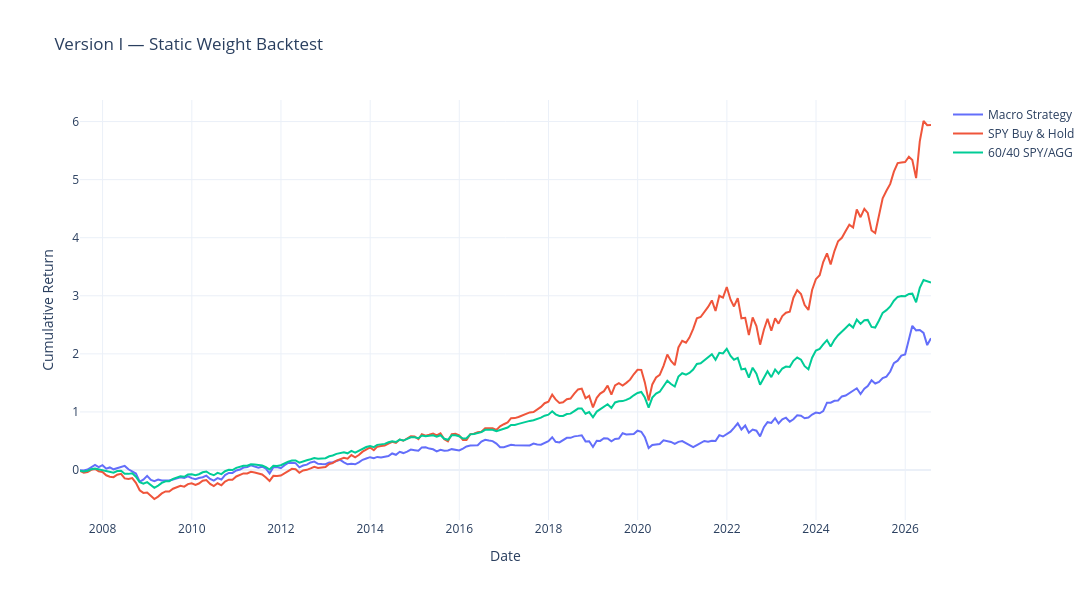
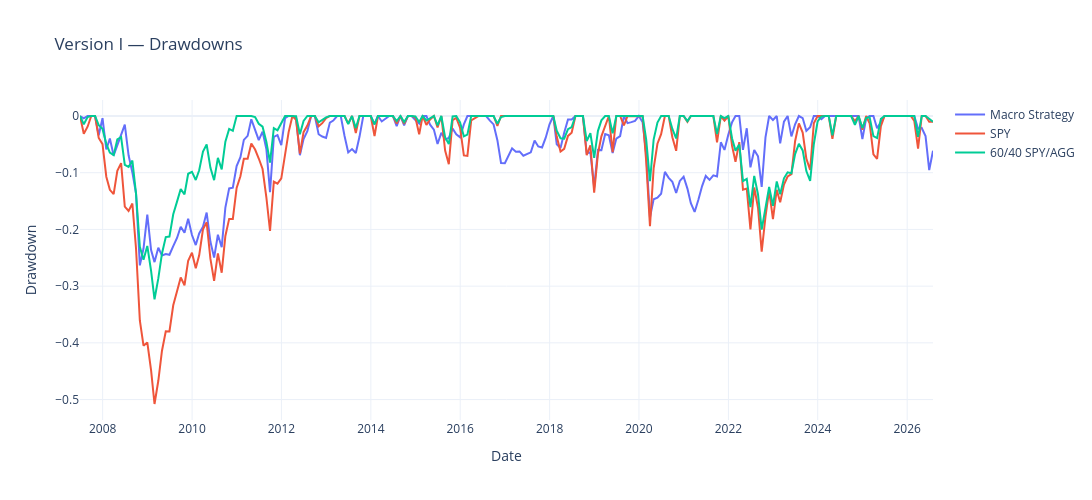
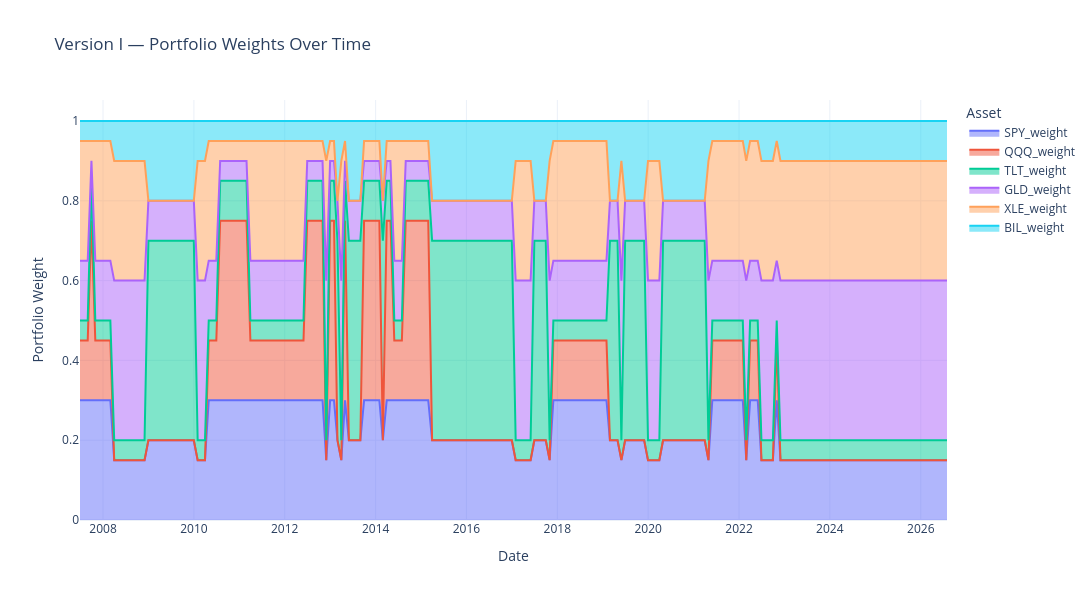

These figures' notebook cell, in order:
### Code cell
perf_v1 = pd.DataFrame([
    performance_summary(portfolio_return, monthly_returns["BIL"], "Macro Strategy (Static)"),
    performance_summary(monthly_returns["SPY"], monthly_returns["BIL"], "SPY Buy & Hold"),
    performance_summary(sixty_forty_return, monthly_returns["BIL"], "60/40 SPY/AGG"),
])
print("\nPerformance Summary — Version I (Static Weights):")
print(perf_v1.round(4))

regime_returns_v1 = pd.DataFrame(index=macro.index)
regime_returns_v1["Strategy Return"] = portfolio_return
regime_returns_v1["SPY_Return"] = monthly_returns["SPY"]
regime_returns_v1["60/40 Return"] = sixty_forty_return
regime_returns_v1["regime"] = macro["regime"]

regime_perf_v1 = regime_returns_v1.groupby("regime")[["Strategy Return", "SPY_Return", "60/40 Return"]].apply(
    lambda g: g.apply(geo_annualize)
)
print("\nAnnualized Returns by Regime — Version I:")
print(regime_perf_v1)

# Equity curve

fig = go.Figure()
fig.add_trace(go.Scatter(x=macro.index, y=macro["strategy_return"], mode="lines", name="Macro Strategy"))
fig.add_trace(go.Scatter(x=macro.index, y=macro["benchmark_spy"], mode="lines", name="SPY Buy & Hold"))
fig.add_trace(go.Scatter(x=macro.index, y=(1 + sixty_forty_return.fillna(0)).cumprod() - 1, mode="lines", name="60/40 SPY/AGG"))
fig.update_layout(
    title="Version I — Static Weight Backtest",
    xaxis_title="Date", yaxis_title="Cumulative Return",
    template="plotly_white", width=1100, height=600
)
fig.show()

# Drawdowns

dd_strategy_v1 = drawdown_series(macro["strategy_return"])
dd_spy_v1 = drawdown_series(macro["benchmark_spy"])
dd_sixty_forty_v1 = drawdown_series(macro["benchmark_sixty_forty"])

fig = go.Figure()
fig.add_trace(go.Scatter(x=dd_strategy_v1.index, y=dd_strategy_v1, mode="lines", name="Macro Strategy"))
fig.add_trace(go.Scatter(x=dd_spy_v1.index, y=dd_spy_v1, mode="lines", name="SPY"))
fig.add_trace(go.Scatter(x=dd_sixty_forty_v1.index, y=dd_sixty_forty_v1, mode="lines", name="60/40 SPY/AGG"))
fig.update_layout(
    title="Version I — Drawdowns",
    xaxis_title="Date", yaxis_title="Drawdown",
    template="plotly_white", width=1100, height=500
)
fig.show()

# Portfolio weights over time

weights_cols = [f"{asset}_weight" for asset in ASSETS]
weights_long_v1 = macro[weights_cols].reset_index(names="Date").melt(
    id_vars="Date", var_name="Asset", value_name="Weight"
)
fig = px.area(weights_long_v1, x="Date", y="Weight", color="Asset", title="Version I — Portfolio Weights Over Time")
fig.update_layout(template="plotly_white", width=1100, height=600, yaxis_title="Portfolio Weight")
fig.show()

### Figure 1 — Plotly figure (JSON) as saved in the notebook; plotly's stock layout.template omitted (floating-point values rounded to 4 significant figures; data arrays with more than 128 entries replaced by an {"elided": "..."} marker saying what was removed)
{"data": [{"mode": "lines", "name": "Macro Strategy", "type": "scatter", "x": {"elided": "230 str values"}, "y": {"elided": "230 float values"}}, {"mode": "lines", "name": "SPY Buy & Hold", "type": "scatter", "x": {"elided": "230 str values"}, "y": {"elided": "230 float values"}}, {"mode": "lines", "name": "60/40 SPY/AGG", "type": "scatter", "x": {"elided": "230 str values"}, "y": {"elided": "231 float values"}}], "layout": {"height": 600, "title": {"text": "Version I — Static Weight Backtest"}, "width": 1100, "xaxis": {"title": {"text": "Date"}}, "yaxis": {"title": {"text": "Cumulative Return"}}}}

### Figure 2 — Plotly figure (JSON) as saved in the notebook; plotly's stock layout.template omitted (floating-point values rounded to 4 significant figures; data arrays with more than 128 entries replaced by an {"elided": "..."} marker saying what was removed)
{"data": [{"mode": "lines", "name": "Macro Strategy", "type": "scatter", "x": {"elided": "230 str values"}, "y": {"elided": "230 float values"}}, {"mode": "lines", "name": "SPY", "type": "scatter", "x": {"elided": "230 str values"}, "y": {"elided": "230 float values"}}, {"mode": "lines", "name": "60/40 SPY/AGG", "type": "scatter", "x": {"elided": "230 str values"}, "y": {"elided": "230 float values"}}], "layout": {"height": 500, "title": {"text": "Version I — Drawdowns"}, "width": 1100, "xaxis": {"title": {"text": "Date"}}, "yaxis": {"title": {"text": "Drawdown"}}}}

### Figure 3 — Plotly figure (JSON) as saved in the notebook; plotly's stock layout.template omitted (floating-point values rounded to 4 significant figures; data arrays with more than 128 entries replaced by an {"elided": "..."} marker saying what was removed)
{"data": [{"fillpattern": {"shape": ""}, "hovertemplate": "Asset=SPY_weight<br>Date=%{x}<br>Weight=%{y}<extra></extra>", "legendgroup": "SPY_weight", "line": {"color": "#636efa"}, "marker": {"symbol": "circle"}, "mode": "lines", "name": "SPY_weight", "orientation": "v", "showlegend": true, "stackgroup": "1", "type": "scatter", "x": {"elided": "230 str values"}, "xaxis": "x", "y": {"elided": "230 float values"}, "yaxis": "y"}, {"fillpattern": {"shape": ""}, "hovertemplate": "Asset=QQQ_weight<br>Date=%{x}<br>Weight=%{y}<extra></extra>", "legendgroup": "QQQ_weight", "line": {"color": "#EF553B"}, "marker": {"symbol": "circle"}, "mode": "lines", "name": "QQQ_weight", "orientation": "v", "showlegend": true, "stackgroup": "1", "type": "scatter", "x": {"elided": "230 str values"}, "xaxis": "x", "y": {"elided": "230 float values"}, "yaxis": "y"}, {"fillpattern": {"shape": ""}, "hovertemplate": "Asset=TLT_weight<br>Date=%{x}<br>Weight=%{y}<extra></extra>", "legendgroup": "TLT_weight", "line": {"color": "#00cc96"}, "marker": {"symbol": "circle"}, "mode": "lines", "name": "TLT_weight", "orientation": "v", "showlegend": true, "stackgroup": "1", "type": "scatter", "x": {"elided": "230 str values"}, "xaxis": "x", "y": {"elided": "230 float values"}, "yaxis": "y"}, {"fillpattern": {"shape": ""}, "hovertemplate": "Asset=GLD_weight<br>Date=%{x}<br>Weight=%{y}<extra></extra>", "legendgroup": "GLD_weight", "line": {"color": "#ab63fa"}, "marker": {"symbol": "circle"}, "mode": "lines", "name": "GLD_weight", "orientation": "v", "showlegend": true, "stackgroup": "1", "type": "scatter", "x": {"elided": "230 str values"}, "xaxis": "x", "y": {"elided": "230 float values"}, "yaxis": "y"}, {"fillpattern": {"shape": ""}, "hovertemplate": "Asset=XLE_weight<br>Date=%{x}<br>Weight=%{y}<extra></extra>", "legendgroup": "XLE_weight", "line": {"color": "#FFA15A"}, "marker": {"symbol": "circle"}, "mode": "lines", "name": "XLE_weight", "orientation": "v", "showlegend": true, "stackgroup": "1", "type": "scatter", "x": {"elided": "230 str values"}, "xaxis": "x", "y": {"elided": "230 float values"}, "yaxis": "y"}, {"fillpattern": {"shape": ""}, "hovertemplate": "Asset=BIL_weight<br>Date=%{x}<br>Weight=%{y}<extra></extra>", "legendgroup": "BIL_weight", "line": {"color": "#19d3f3"}, "marker": {"symbol": "circle"}, "mode": "lines", "name": "BIL_weight", "orientation": "v", "showlegend": true, "stackgroup": "1", "type": "scatter", "x": {"elided": "230 str values"}, "xaxis": "x", "y": {"elided": "230 float values"}, "yaxis": "y"}], "layout": {"height": 600, "legend": {"title": {"text": "Asset"}, "tracegroupgap": 0}, "title": {"text": "Version I — Portfolio Weights Over Time"}, "width": 1100, "xaxis": {"anchor": "y", "domain": [0, 1], "title": {"text": "Date"}}, "yaxis": {"anchor": "x", "domain": [0, 1], "title": {"text": "Portfolio Weight"}}}}
